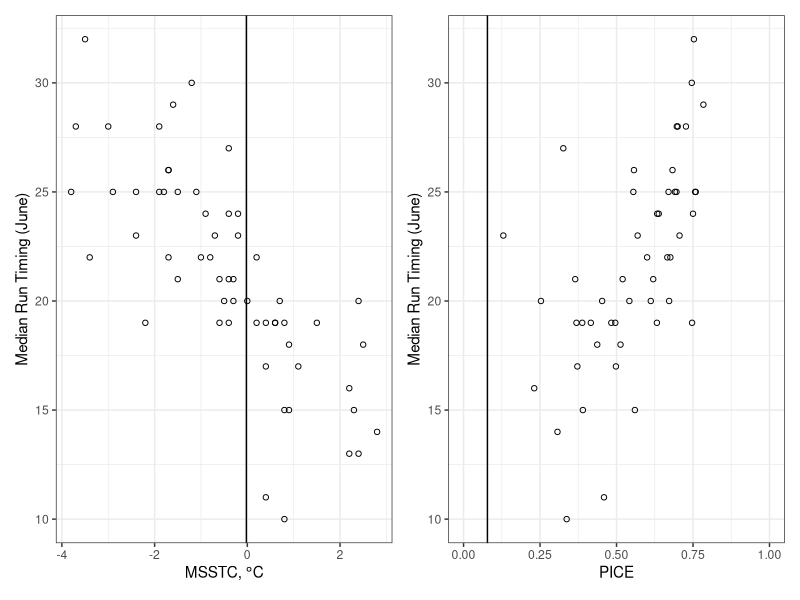
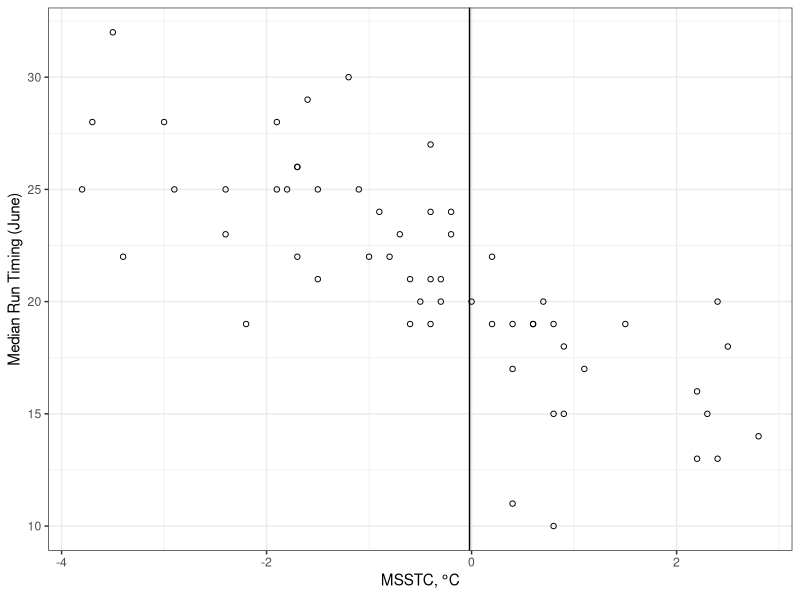
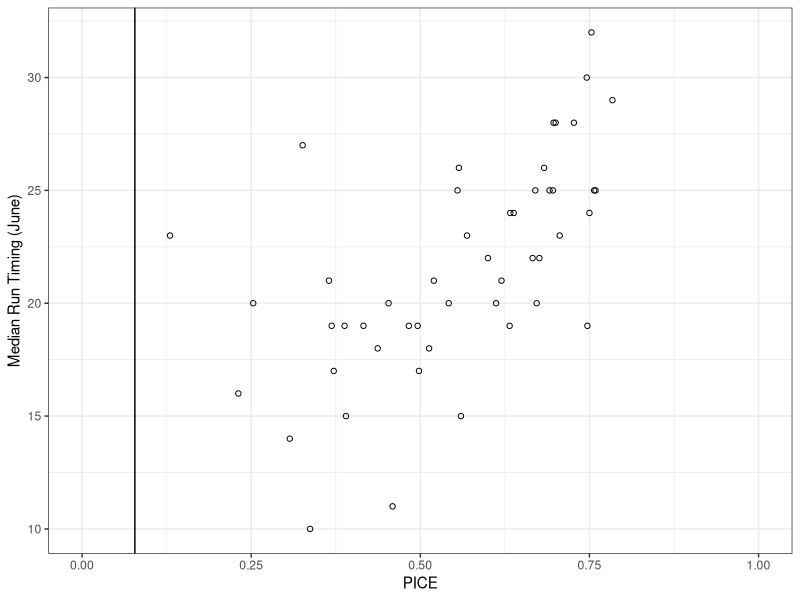
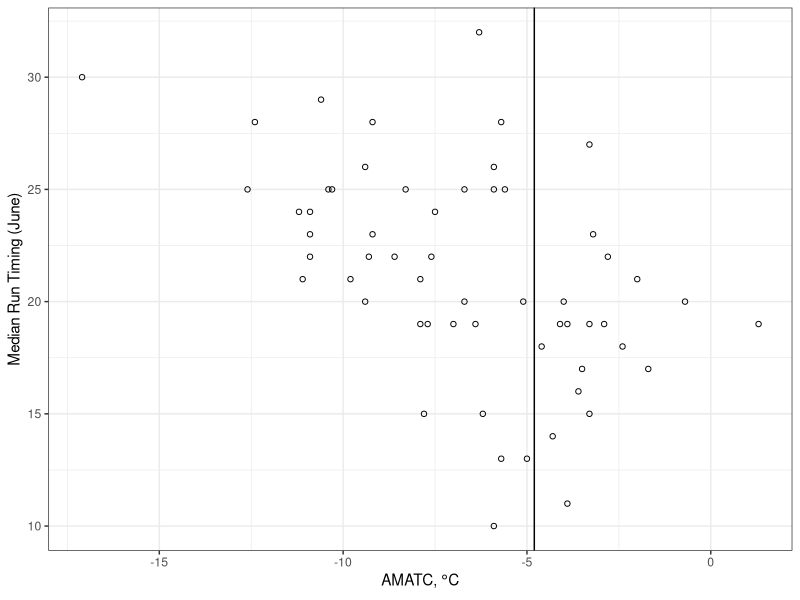
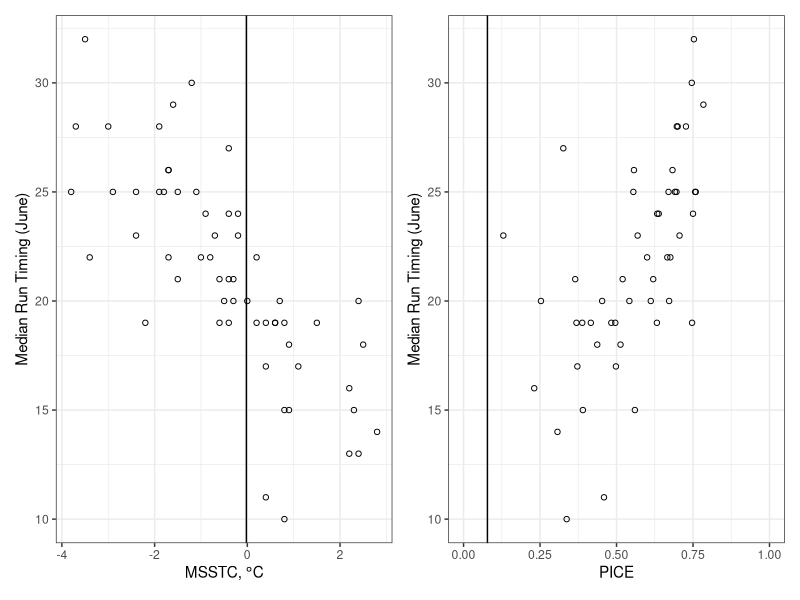

Write the R code that produced these figures, in order. (Note: this script raises an error after producing the figures.)
#' may_forecast.R
#'
#' 15/25/50 %tiles of timing using

library(dplyr)
library(ggplot2)
theme_set(theme_bw())
library(readr)
library(patchwork) # https://github.com/thomasp85/patchwork

# Data loading/cleanup
######################
yuk <- read_csv("data/yukon.csv")
forecast_year <- 2019

# Plots
p_msstc <- ggplot(yuk, aes(msstc, mdj)) +
  geom_point(shape=1) +
  geom_vline(xintercept = yuk[which(yuk$year == forecast_year),"msstc"][[1]]) +
  labs(x = expression("MSSTC,"*~degree*"C"), y = "Median Run Timing (June)")

ggsave("may_forecast/figures/mdj_against_msstc.png", width = 4, height = 4)

p_pice <- ggplot(yuk, aes(pice, mdj)) +
  geom_point(shape=1) +
  geom_vline(xintercept = yuk[which(yuk$year == forecast_year),"pice"][[1]]) +
  scale_x_continuous(limits = c(0, 1.0)) +
  labs(x = "PICE", y = "Median Run Timing (June)")

ggsave("may_forecast/figures/mdj_against_pice.png", width = 4, height = 4)

p_amatc <- ggplot(yuk, aes(amatc, mdj)) +
  geom_point(shape=1) +
  geom_vline(xintercept = yuk[which(yuk$year == forecast_year),"amatc"][[1]]) +
  labs(x = expression("AMATC,"*~degree*"C"), y = "Median Run Timing (June)")

ggsave("may_forecast/figures/mdj_against_amatc.png", width = 4, height = 4)

# Three panel plot
p_msstc + p_pice
ggsave("may_forecast/figures/three_panel.png", width = 8, height = 4)

# Models

# 15%
model_fifdj <- lm(fifdj ~ amatc + msstc + pice, data = subset(yuk, year < forecast_year))
summary(model_fifdj)
prediction_fifdj <- floor(predict(model_fifdj, newdata = yuk[yuk$year == forecast_year,]))
prediction_fifdj

# 25%
model_qdj <- lm(qdj ~ amatc + msstc + pice, data = subset(yuk, year < forecast_year))
summary(model_qdj)
prediction_qdj <- floor(predict(model_qdj, newdata = yuk[yuk$year == forecast_year,]))
prediction_qdj

# 50%
model_mdj <- lm(mdj ~ amatc + msstc + pice, data = subset(yuk, year < forecast_year))
summary(model_mdj)
prediction_mdj <- floor(predict(model_mdj, newdata = yuk[yuk$year == forecast_year,]))
prediction_mdj

predictions <- data.frame(percentile = c("fifdj", "qdj", "mdj"),
                          prediction = as.integer(c(prediction_fifdj,
                                         prediction_qdj,
                                         prediction_mdj)))
write_csv(predictions, path = "may_forecast/predictions.csv")
